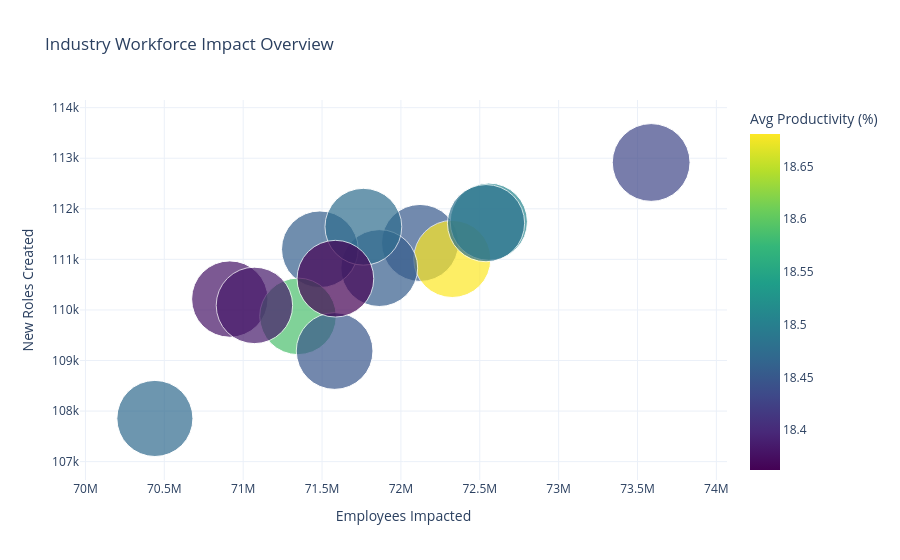

Notebook source saved alongside this figure:
### Code cell
#Industry Workforce Impact

workforce_summary = (
    df.groupby("Industry")
    .agg(
        Employees_Impacted=("Number of Employees Impacted", "sum"),
        New_Roles=("New Roles Created", "sum"),
        Avg_Productivity=("Productivity Change (%)", "mean")
    )
    .reset_index()
)

fig4 = px.scatter(
    workforce_summary,
    x="Employees_Impacted",
    y="New_Roles",
    size="Employees_Impacted",
    color="Avg_Productivity",
    hover_name="Industry",
    size_max=55,
    title="Industry Workforce Impact Overview",
    color_continuous_scale="Viridis"
)

fig4.update_layout(
    template="plotly_white",
    xaxis_title="Employees Impacted",
    yaxis_title="New Roles Created",
    coloraxis_colorbar_title="Avg Productivity (%)"
)

fig4.show()

### Figure 1 — Plotly figure (JSON) as saved in the notebook; plotly's stock layout.template omitted (floating-point values rounded to 4 significant figures)
{"data": [{"hovertemplate": "<b>%{hovertext}</b><br><br>Employees_Impacted=%{marker.size}<br>New_Roles=%{y}<br>Avg_Productivity=%{marker.color}<extra></extra>", "hovertext": ["Advertising", "Defense", "Education", "Entertainment", "Finance", "Healthcare", "Hospitality", "Legal Services", "Manufacturing", "Retail", "Technology", "Telecom", "Transportation", "Utilities"], "legendgroup": "", "marker": {"color": [18.45, 18.68, 18.51, 18.46, 18.46, 18.43, 18.38, 18.48, 18.48, 18.59, 18.47, 18.45, 18.38, 18.36], "coloraxis": "coloraxis", "size": [72121457, 72325573, 72557224, 71862728, 71486142, 73586607, 70915262, 71762028, 72539630, 71347362, 70440270, 71579810, 71071258, 71584669], "sizemode": "area", "sizeref": 24330.0, "symbol": "circle"}, "mode": "markers", "name": "", "orientation": "v", "showlegend": false, "type": "scatter", "x": [72121457, 72325573, 72557224, 71862728, 71486142, 73586607, 70915262, 71762028, 72539630, 71347362, 70440270, 71579810, 71071258, 71584669], "xaxis": "x", "y": [111325, 111008, 111745, 110828, 111200, 112916, 110215, 111645, 111716, 109873, 107854, 109188, 110090, 110618], "yaxis": "y"}], "layout": {"coloraxis": {"colorbar": {"title": {"text": "Avg Productivity (%)"}}, "colorscale": [[0, "#440154"], [0.1111, "#482878"], [0.2222, "#3e4989"], [0.3333, "#31688e"], [0.4444, "#26828e"], [0.5556, "#1f9e89"], [0.6667, "#35b779"], [0.7778, "#6ece58"], [0.8889, "#b5de2b"], [1, "#fde725"]]}, "legend": {"itemsizing": "constant", "tracegroupgap": 0}, "title": {"text": "Industry Workforce Impact Overview"}, "xaxis": {"anchor": "y", "domain": [0, 1], "title": {"text": "Employees Impacted"}}, "yaxis": {"anchor": "x", "domain": [0, 1], "title": {"text": "New Roles Created"}}}}
